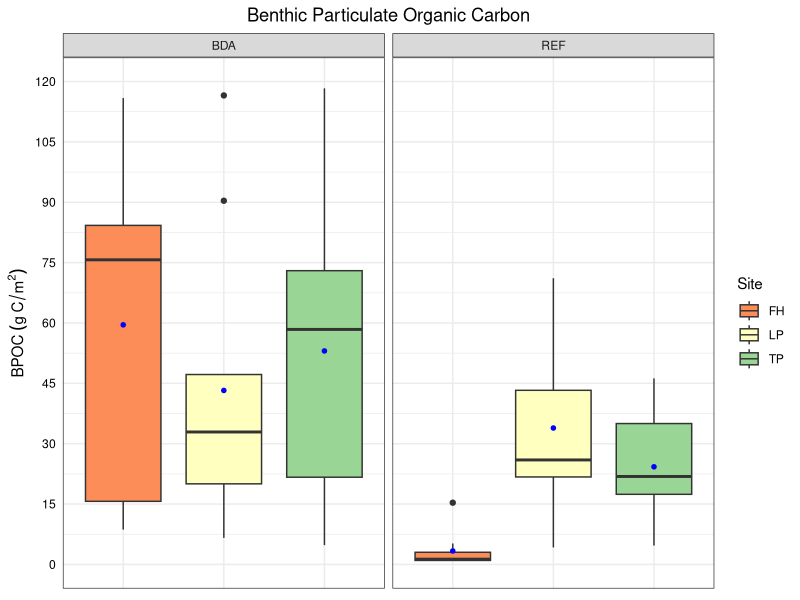

Generate this figure with R: (Note: this script raises an error after producing the figure.)
# library(Rmisc)
library(dplyr)
library(tidyverse)
# library(lme4)
# library(lsmeans)
# library(car)
# library(readtext)
# library(vroom)
library(lubridate)

#### BENTHIC ####

# Reading in FBPOC data and doing the calculations to compare to google sheets
# Final calculations: Jaunary 2022
FBPOC_data <- read.csv("BDA_FBPOC_Calc.csv", header = T, sep = ",") %>% 
  select(2:8, 14:15) %>%
  rename(Dry_Weight_Filter = Dry.Weight...Filter..g., 
         Ashed_Weight_Filter = Ash...Filter..g., 
         Average_Depth = Average.Depth..cm., 
         Filtered_Volume = Filtered.Volume..ml.) %>%
  mutate(FBPOC_OM = Dry_Weight_Filter - Ashed_Weight_Filter, 
         Benthinator_Volume = pi*8.75^2*Average_Depth, 
         FBPOC_Total_OM = Benthinator_Volume/Filtered_Volume*FBPOC_OM, 
         FBPOC_Carbon_Mass_per_Area = FBPOC_Total_OM/240.53 * 1000 * 0.52)
# Units are in g C/m^2

# Pulling out the average volume column values
Benthinator_volume <- FBPOC_data %>% 
  select(Site, Reach, Location, Replicate, Date, Benthinator_Volume)

# Reading in BPOC data and doing the calculations to compare to google sheets
# You can pass multiple mutate arguments but I am separating them so I can have check points along the way
# Final calculations: Jaunary 2022
BPOC_data <- read.csv("BDA_CBPOC_Calc.csv", header = T, sep = ",") %>% select(3:10, 12) %>% # selecting certain columns
  rename(BPOC_Dry_Weight = Dry.Weight..g., BPOC_Tin_Weight = Tin.Weight..g., # renaming columns
         BPOC_Subsample_Dry_Tin = Subsample.Dry.Weight...Tin..g., BPOC_Ash_Tin = Tin...Ash..g.) %>%
  # "BPOC_Subsample_Dry_Tin" is the weight of the subsample + weight of the tin
  # "BPOC_Ash_Tin" is the weight of either the subsample or sample ash + weight of the tin
  mutate(BPOC_Subsample_Dry_Weight = ifelse(BPOC_Subsample_Dry_Tin > 0, BPOC_Subsample_Dry_Tin - BPOC_Tin_Weight, 0)) %>% 
  # Not all samples have subsamples so if there is a subsample, the ifelse finds which samples have subsamples
  # then subtracts the weight of the tin from the dry subsample in the tin. If no subsample then entry is 0. 
  mutate(BPOC_Ash = BPOC_Ash_Tin - BPOC_Tin_Weight) %>%
  # Determining the mass of the ash, so what's actually there after all OM burns off, so whats left is inorganic.
  mutate(BPOC_Subsample_OM = ifelse(BPOC_Subsample_Dry_Weight > 0, BPOC_Subsample_Dry_Weight - BPOC_Ash, 0)) %>%
  # Determining the mass of what actually burned off, which is the OM content. 
  # If there is a subsample then the ash is subtracted from the dry weight, 
  # meaning that the inorganic material is subtracted from the dry weight (inorganic + OM) to yield the OM content
  mutate(BPOC_Sample_OM = ifelse(BPOC_Subsample_Dry_Tin != 0, 
                                 BPOC_Dry_Weight/BPOC_Subsample_Dry_Weight*BPOC_Subsample_OM, BPOC_Dry_Weight - BPOC_Ash)) %>%
  # Determining the sample OM mass based on a sample/subsample ratio
  # If there is a subsample, then ((dry_sample/dry_subsample) = (x/subsample_OM)), where x = sample OM
  # If there is no subsample, then the sample ash weight is subtracted from the sample dry weight to yield OM content
  mutate(BPOM_mass_per_area = BPOC_Sample_OM/240.53*1000) %>%
  # Sampler area is 240.53 cm^2 (radius of 8.75 cm), when we change to m^2
  # The units here are (g/m^2)
  mutate(BPOC_Carbon_Mass_per_Area = BPOM_mass_per_area * 0.52)
# 52% carbon 
# Units here are (g C/m^2)

# Need the filtered volume for the suspended CBPOC samples (SBPOC)
Benthic_field_data <- read.csv("Benthic_Field_Data.csv", header = T, sep = ",") %>%
  select(2:6, 11) %>%
  rename(Filtered_sample_volume = Filtered.BCPOC..ml.)

volumes <- full_join(Benthic_field_data, Benthinator_volume)

# Reading in SBPOC data and doing the calculations to compare to google sheets
# Final calculations: Jaunary 2022
SBPOC <- read.csv("BDA_SCBPOC_Calc.csv", header = T, sep = ",") %>%
  select(1, 3:10, 12) # selecting certain columns

SBPOC_data <- full_join(SBPOC, volumes) %>% # Joining the benthinator and sample volumes in with the df
  rename(SBPOC_Dry_Weight = Dry.Weight..g., SBPOC_Tin_Weight = Tin.Weight..g., 
         SBPOC_Subsample_Dry_Tin = Subsample.Dry.Weight...Tin..g., SBPOC_Ash_Tin = Tin...Ash..g.) %>%
  mutate(SBPOC_Subsample_Dry_Weight = ifelse(SBPOC_Subsample_Dry_Tin > 0, SBPOC_Subsample_Dry_Tin - SBPOC_Tin_Weight, 0),
         SBPOC_Ash = SBPOC_Ash_Tin - SBPOC_Tin_Weight, 
         SBPOC_Subsample_OM = ifelse(SBPOC_Subsample_Dry_Weight > 0, SBPOC_Subsample_Dry_Weight - SBPOC_Ash, 0), 
         SBPOC_Sample_OM = ifelse(SBPOC_Subsample_Dry_Tin != 0, 
                                  SBPOC_Dry_Weight/SBPOC_Subsample_Dry_Weight*SBPOC_Subsample_OM, SBPOC_Dry_Weight - SBPOC_Ash)) %>%
  # Above are the same steps as the CBPOC, however, I need to normalize by the volume of water that was taken.
  mutate(SBPOM_Total_Mass = (Benthinator_Volume/Filtered_sample_volume)*SBPOC_Sample_OM) %>%
  # Determining the total amount of OM in the total benthinator volume
  # Units are in g
  mutate(SBPOM_mass_per_area = SBPOM_Total_Mass/240.53*1000) %>%
  mutate(SBPOC_Carbon_Mass_per_Area = SBPOM_mass_per_area * 0.52)
# Units are in g C/m^2  

# Binding benthic CBPOC, suspended CBPOC, and FBPOC into one df then selecting rows of interest
CBPOC_data <- full_join(BPOC_data, SBPOC_data) # Coarse samples df

Benthic_data <- full_join(CBPOC_data, FBPOC_data) %>% # Coarse with fine samples into df
  select("Site", "Reach", "Location", "Replicate", "Date", "BPOC_Carbon_Mass_per_Area", 
         "SBPOC_Carbon_Mass_per_Area", "FBPOC_Carbon_Mass_per_Area") %>%
  mutate(Total_BPOC_Mass_per_Area = BPOC_Carbon_Mass_per_Area + SBPOC_Carbon_Mass_per_Area + FBPOC_Carbon_Mass_per_Area)

# write.csv(Benthic_data, "Benthic_data", row.names = F)

Benthic_data %>% group_by(Site, Date, Reach, Location) %>% summarise(AvgBPOC= mean(Total_BPOC_Mass_per_Area)) %>%
  ggplot(aes(Site, AvgBPOC, fill = Site)) + geom_boxplot() +
  stat_summary(fun = mean, geom = "point", shape = 20, size = 2, color = "blue", fill = "blue") +
  labs(title = "Benthic Particulate Organic Carbon", x = NULL, y = expression(BPOC~(g~C/m^2))) +
  theme_bw() + theme(plot.title = element_text(hjust = 0.5), axis.text.x = element_blank(), 
                     axis.ticks = element_blank(), axis.text = element_text(colour = "black")) +
  scale_fill_brewer(palette = "Spectral", name = "Site") + 
  facet_grid(cols = vars((Reach))) +
  scale_y_continuous(limits = c(0,120), breaks = c(0,15,30,45,60,75,90,105,120))

# Looking at the distribution
# Benthic_data %>% ggplot() + geom_histogram(aes(Total_BPOC_Mass_per_Area), binwidth = 2)
# Benthic_data %>% ggplot(aes(Total_BPOC_Mass_per_Area)) + geom_histogram() + facet_grid(Site ~ Reach) + 
#   stat_bin(bins = 50) +
#   theme(axis.text.x = element_text(angle = 45))

## GLM for CBPOC
BPOC_glm1 <- glm(Total_BPOC_Mass_per_Area ~ Site*Reach*Location*Date, data = Benthic_data, family = Gamma(link="log"))
Anova(BPOC_glm1) # No interactions were significant. Only Reach, Location, Replicate, and Date have a p-value < 0.5 
AIC(BPOC_glm1) # 1295.187

BPOC_glm2 <- glm(Total_BPOC_Mass_per_Area ~ Reach + Location + Replicate + Date, data = Benthic_data, family = Gamma(link="log") )
Anova(BPOC_glm2) # Now location is the least significant
AIC(BPOC_glm2) # 1314.862

BPOC_glm3 <- glm(Total_BPOC_Mass_per_Area ~ Reach + Replicate + Date, data = Benthic_data, family = Gamma(link="log") )
Anova(BPOC_glm3) 
AIC(BPOC_glm3) # 1321.015

anova(BPOC_glm1, BPOC_glm2, BPOC_glm3)
